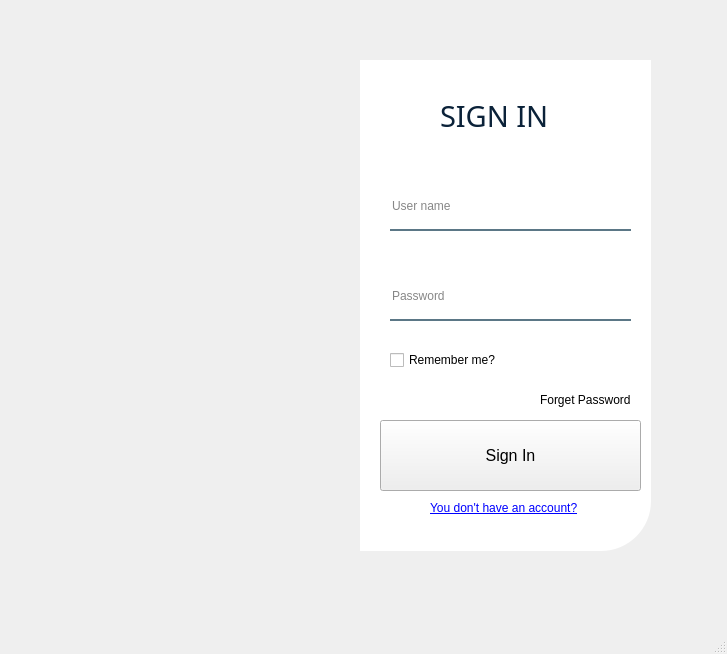
<?xml version="1.0" encoding="UTF-8"?>
<ui version="4.0">
 <class>MainWindow</class>
 <widget class="QMainWindow" name="MainWindow">
  <property name="geometry">
   <rect>
    <x>0</x>
    <y>0</y>
    <width>727</width>
    <height>654</height>
   </rect>
  </property>
  <property name="windowTitle">
   <string>Login System</string>
  </property>
  <property name="styleSheet">
   <string notr="true"/>
  </property>
  <widget class="QWidget" name="centralwidget">
   <widget class="QWidget" name="widget" native="true">
    <property name="geometry">
     <rect>
      <x>40</x>
      <y>30</y>
      <width>641</width>
      <height>561</height>
     </rect>
    </property>
    <widget class="QLabel" name="label">
     <property name="geometry">
      <rect>
       <x>30</x>
       <y>30</y>
       <width>291</width>
       <height>491</height>
      </rect>
     </property>
     <property name="styleSheet">
      <string notr="true">background-colora:rgb(0, 0, 0, 80);
border-image: url(:/images/2.jpg);
border-top-left-radius: 50px;

</string>
     </property>
     <property name="text">
      <string/>
     </property>
    </widget>
    <widget class="QLabel" name="label_2">
     <property name="geometry">
      <rect>
       <x>320</x>
       <y>30</y>
       <width>291</width>
       <height>491</height>
      </rect>
     </property>
     <property name="font">
      <font>
       <pointsize>10</pointsize>
      </font>
     </property>
     <property name="styleSheet">
      <string notr="true">background-color:rgba(255, 255, 255, 255);
border-bottom-right-radius: 50px;</string>
     </property>
     <property name="text">
      <string/>
     </property>
    </widget>
    <widget class="QLabel" name="label_3">
     <property name="geometry">
      <rect>
       <x>400</x>
       <y>60</y>
       <width>161</width>
       <height>51</height>
      </rect>
     </property>
     <property name="font">
      <font>
       <family>Segoe UI Light</family>
       <pointsize>22</pointsize>
       <weight>50</weight>
       <italic>false</italic>
       <bold>false</bold>
      </font>
     </property>
     <property name="styleSheet">
      <string notr="true">color: rgb(11, 34, 57);</string>
     </property>
     <property name="text">
      <string>SIGN IN</string>
     </property>
    </widget>
    <widget class="QLineEdit" name="txt_name">
     <property name="geometry">
      <rect>
       <x>350</x>
       <y>160</y>
       <width>241</width>
       <height>41</height>
      </rect>
     </property>
     <property name="styleSheet">
      <string notr="true">background-color:rgba(0, 0, 0, 0);
border:none;
border-bottom:2px solid rgba(46, 82, 101, 200);
color:rgba(0, 0, 0, 240);
padding-bottom:7px</string>
     </property>
     <property name="placeholderText">
      <string>User name</string>
     </property>
    </widget>
    <widget class="QLineEdit" name="txt_passwprd">
     <property name="geometry">
      <rect>
       <x>350</x>
       <y>250</y>
       <width>241</width>
       <height>41</height>
      </rect>
     </property>
     <property name="styleSheet">
      <string notr="true">background-color:rgba(0, 0, 0, 0);
border:none;
border-bottom:2px solid rgba(46, 82, 101, 200);
color:rgba(0, 0, 0, 240);
padding-bottom:7px</string>
     </property>
     <property name="placeholderText">
      <string>Password</string>
     </property>
    </widget>
    <widget class="QCheckBox" name="checkBox">
     <property name="geometry">
      <rect>
       <x>350</x>
       <y>320</y>
       <width>131</width>
       <height>20</height>
      </rect>
     </property>
     <property name="text">
      <string>Remember me?</string>
     </property>
    </widget>
    <widget class="QLabel" name="forget_password">
     <property name="geometry">
      <rect>
       <x>500</x>
       <y>360</y>
       <width>201</width>
       <height>20</height>
      </rect>
     </property>
     <property name="text">
      <string>Forget Password</string>
     </property>
    </widget>
    <widget class="QLabel" name="register_2">
     <property name="geometry">
      <rect>
       <x>390</x>
       <y>470</y>
       <width>161</width>
       <height>16</height>
      </rect>
     </property>
     <property name="styleSheet">
      <string notr="true">text-decoration:underline;
color: blue</string>
     </property>
     <property name="text">
      <string>You don't have an account?</string>
     </property>
    </widget>
    <widget class="QPushButton" name="pushButton">
     <property name="geometry">
      <rect>
       <x>340</x>
       <y>390</y>
       <width>261</width>
       <height>71</height>
      </rect>
     </property>
     <property name="font">
      <font>
       <pointsize>12</pointsize>
      </font>
     </property>
     <property name="styleSheet">
      <string notr="true">background-color: qlineargradient(spread:pad, x1:0, y1:0.505682, x2:1, y2:0.477, stop:0 rgba(11, 131, 120, 219), stop:1 rgba(85, 98, 112, 226));
	color:rgba(255, 255, 255, 210);
	border-radius:5px;
}

QPushButton#pushButton:hover{
	background-color: qlineargradient(spread:pad, x1:0, y1:0.505682, x2:1, y2:0.477, stop:0 rgba(150, 123, 111, 219), stop:1 rgba(85, 81, 84, 226));
}

QPushButton#pushButton:pressed{
	padding-left:10px;
	padding-top:10px;
	background-color:rgba(150, 123, 111, 255);
}

QPushButton#pushButton_2, #pushButton_3, #pushButton_4, #pushButton_5{
	background-color: rgba(0, 0, 0, 0);
	color:rgba(85, 98, 112, 255);
}

QPushButton#pushButton_2:hover, #pushButton_3:hover, #pushButton_4:hover, #pushButton_5:hover{
	color: rgba(131, 96, 53, 255);
}

QPushButton#pushButton_2:pressed, #pushButton_3:pressed, #pushButton_4:pressed, #pushButton_5:pressed{
	padding-left:5px;
	padding-top:5px;
	color:rgba(91, 88, 53, 255);
}

QPushButton#pushButton_2, #pushButton_3, #pushButton_4, #pushButton_5{
	background-color: rgba(0, 0, 0, 0);
	color:rgba(85, 98, 112, 255);
}

QPushButton#pushButton_2:hover, #pushButton_3:hover, #pushButton_4:hover, #pushButton_5:hover{
	color: rgba(131, 96, 53, 255);
}

QPushButton#pushButton_2:pressed, #pushButton_3:pressed, #pushButton_4:pressed, #pushButton_5:pressed{
	padding-left:5px;
	padding-top:5px;
	color:rgba(91, 88, 53, 255);
}&lt;/string&gt;
   &lt;/property&gt;
   &lt;property name=&quot;text&quot;&gt;
    &lt;string&gt;SIGN IN&lt;/string&gt;
   &lt;/property&gt;
  &lt;/widget&gt;
 &lt;/widget&gt;
 &lt;resources/&gt;
&lt;/ui&gt;
</string>
     </property>
     <property name="text">
      <string>Sign In</string>
     </property>
    </widget>
   </widget>
  </widget>
  <widget class="QMenuBar" name="menubar">
   <property name="geometry">
    <rect>
     <x>0</x>
     <y>0</y>
     <width>727</width>
     <height>25</height>
    </rect>
   </property>
  </widget>
  <widget class="QStatusBar" name="statusbar"/>
 </widget>
 <resources>
  <include location="res.qrc"/>
 </resources>
 <connections/>
</ui>
